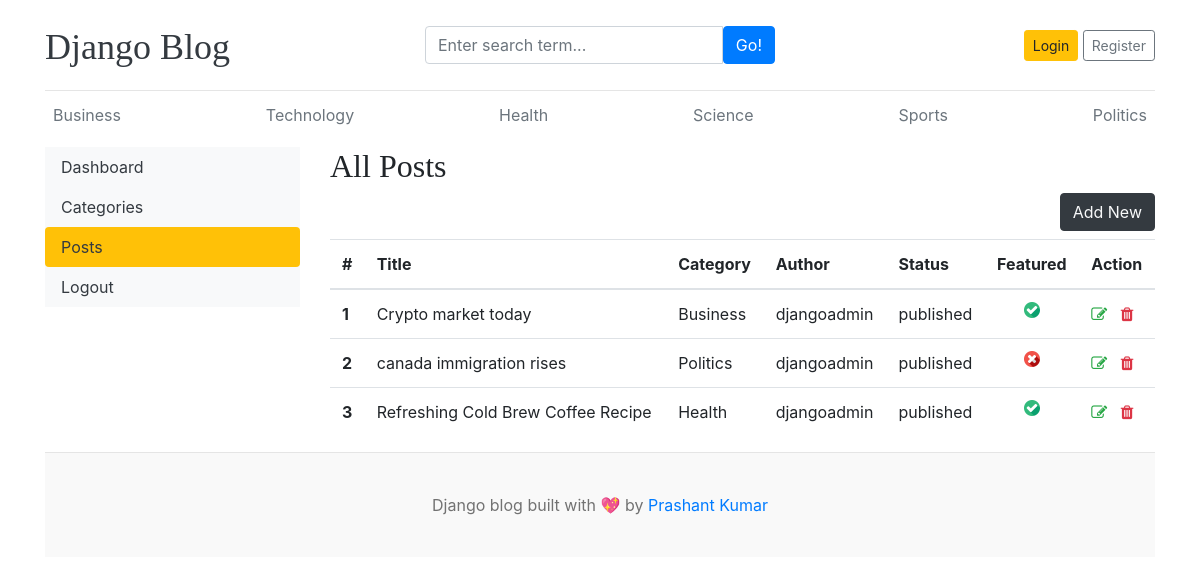
The app's page /dashboards/posts/ with its own data.
### blogs/models.py (models this page shows, shortened)
class Category(models.Model):
    category_name = models.CharField(max_length=50, unique=True)
    created_at = models.DateTimeField(auto_now_add=True)
    updated_at = models.DateTimeField(auto_now=True)
    class Meta:
        verbose_name_plural = 'Categories'
    def __str__(self):
        return self.category_name

class Blog(models.Model):
    title = models.CharField(max_length=100)
    slug = models.SlugField(max_length=150, unique=True, blank=True)
    category = models.ForeignKey(Category, on_delete=models.CASCADE)
    author = models.ForeignKey(User, on_delete=models.CASCADE)
    featured_image = models.ImageField(upload_to='uploads/%Y/%m/%d')
    short_description = models.TextField(max_length=500)
    blog_body = models.TextField(max_length=2000)
    status = models.CharField(max_length=20 , choices=STATUS_CHOICES, default='draft')
    is_featured = models.BooleanField(default=False)
    created_at = models.DateTimeField(editable=False)
    updated_at = models.DateTimeField()
    class Meta:
        verbose_name = 'Blog'
        verbose_name_plural = 'Blogs'

### dashboards/views.py (the view)
# urls.py: path('posts/', views.posts, name='posts'),
def posts(request):
    posts = Blog.objects.all().order_by('-updated_at')
    context = {
        'posts':posts
    }
    return render(request, 'dashboard/posts.html', context)

### blogs/context_processors.py (called while the page is built)
def get_categories(request):
    categories = Category.objects.all().order_by('-updated_at')
    return {'categories':categories}

def get_social_links(request):
    social_links = SocialLink.objects.all()
    return {'social_links':social_links}

### templates/dashboard/posts.html (shortened to what this page needs)
{% extends '_base.html' %}
{% load static %}
{% block content %}
<div class="row">
    {% include 'dashboard/sidebar.html' %}
    <div class="col-md-9" style="display: table;">
        <h2>All Posts</h2>
        <a href="{% url 'add_post' %}" class="btn btn-dark text-light float-right mb-2">Add New</a>
        <table class="table table-hover">
            <thead>
                <tr>
                    <th>#</th>
                    <th>Title</th>
                    <th>Category</th>
                    <th>Author</th>
                    <th>Status</th>
                    <th>Featured</th>
                    <th>Action</th>
                </tr>
            </thead>
            <tbody>
                {% for item in posts %}
                <tr>
                    <th>{{forloop.counter}}</th>
                    <td>{{item.title}}</td>
                    <td>{{item.category}}</td>
                    <td>{{item.author}}</td>
                    <td>{{item.status}}</td>
                    <td>{% if item.is_featured %}<img src="{% static 'icons/checked.png' %}" alt="" style="width: 1em;display: block;margin:auto;">{% else %}<img src="{% static 'icons/cancel.png' %}" alt="" style="width: 1em;display: block;margin:auto;">{% endif %}</td>
                    <td>
                        <a href="{% url 'edit_post' item.id %}"><i class="fa fa-edit text-success"></i></a>
                        <a href="{% url 'delete_post' item.id %}"><i class="fa fa-trash text-danger"></i></a>
                    </td>
                </tr>
                {% endfor %}
            </tbody>
        </table>
    </div>
</div>
{% endblock content %}

### templates/_base.html (shortened to what this page needs)
{% load static %}
<!DOCTYPE html>
<html lang="en" style="overflow-y: scroll;">
<head>
    <link href="https://getbootstrap.com/docs/4.0/dist/css/bootstrap.min.css" rel="stylesheet">
    <link href="{% static 'css/blog.css' %}" rel="stylesheet">
    <link rel="stylesheet" href="https://cdnjs.cloudflare.com/ajax/libs/font-awesome/4.7.0/css/font-awesome.min.css">
  </head>
<body>
    <div class="container">
      <header class="blog-header py-3">
        <div class="row flex-nowrap justify-content-between align-items-center">
          <div class="col-4 pt-1">
            <a class="blog-header-logo text-dark" href="/">Django Blog</a>
          </div>
          <div class="col-4">
            <form action="{% url 'search' %}" method="GET">
              <div class="input-group">
                <input class="form-control" name="keyword" value="{{keyword}}" type="text" placeholder="Enter search term..." aria-label="Enter search term..." aria-describedby="button-search" />
                <button type="submit" class="btn btn-primary" id="button-search" type="button">Go!</button>
            </div>
            </form>
          </div>
          <div class="col-4 d-flex justify-content-end align-items-center">
            {% if not user.is_authenticated %}
            <a class="btn btn-sm btn-warning" href="{% url 'login' %}">Login</a> &nbsp;
            <a class="btn btn-sm btn-outline-secondary" href="{% url 'register' %}">Register</a>
            {% else %}
            <span><a href="{% url 'dashboard' %}">Dashboard</a></span>
            &emsp;
            <span><a href="{% url 'logout' %}">Logout</a></span>
            {% endif %}
          </div>
        </div>
      </header>
      <div class="nav-scroller py-1 mb-2">
        <nav class="nav d-flex justify-content-between">
          {% for i in categories %}
          <a class="p-2 text-muted" href="{% url 'post_by_category' i.id %}">{{ i.category_name }}</a>
          {% endfor %}
        </nav>
      </div>
{% block content %}
{% endblock content %}
<footer class="blog-footer">
    <p>Django blog built with 💖 by <a href="#">Prashant Kumar</a></p>
</footer>
</body>
</html>

### templates/dashboard/sidebar.html (shortened to what this page needs)
<div class="col-md-3">
    <div class="nav flex-column nav-pills bg-light" aria-orientation="vertical">
        <a href="{% url 'dashboard' %}" class="nav-link text-dark
            ">Dashboard</a>
        <a href="{% url 'categories' %}" class="nav-link text-dark
            ">Categories</a>
        <a href="{% url 'posts' %}" class="nav-link text-dark
        {% if '/posts/' in request.path %}
        bg-warning
        {% endif %}
            ">Posts</a>
        <a href="" class="nav-link text-dark">Logout</a>
    </div>
</div>

### blog_main/static/css/blog.css (style rules this page uses)
.blog-header { border-bottom: 1px solid #e5e5e5; }
.blog-header-logo { font-family: "Playfair Display", Georgia, "Times New Roman", serif; font-size: 2.25rem; }
h1, h2, h3, h4, h5, h6 { font-family: "Playfair Display", Georgia, "Times New Roman", serif; }
.blog-footer { padding: 2.5rem 0; color: #727272; text-align: center; background-color: #f9f9f9; border-top: .05rem solid #e5e5e5; }
.blog-footer p:last-child { margin-bottom: 0; }

### records on screen
Category: category_name "Business"
Category: category_name "Technology"
Category: category_name "Health"
Category: category_name "Science"
Category: category_name "Sports"
Category: category_name "Politics"
Blog: title "Crypto market today", category "Business", author "djangoadmin", status "published", is_featured True (drawn)
Blog: title "canada immigration rises", category "Politics", author "djangoadmin", status "published", is_featured False (drawn)
Blog: title "Refreshing Cold Brew Coffee Recipe", category "Health", author "djangoadmin", status "published", is_featured True (drawn)
